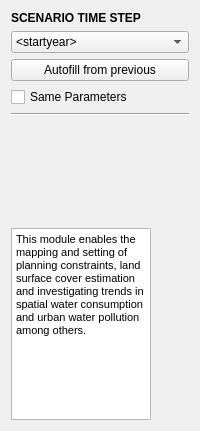
       <widget class="QWidget" name="sidebar_widget" native="true">
        <property name="sizePolicy">
         <sizepolicy hsizetype="Fixed" vsizetype="Preferred">
          <horstretch>0</horstretch>
          <verstretch>0</verstretch>
         </sizepolicy>
        </property>
        <property name="minimumSize">
         <size>
          <width>0</width>
          <height>0</height>
         </size>
        </property>
        <property name="maximumSize">
         <size>
          <width>16777215</width>
          <height>16777215</height>
         </size>
        </property>
        <layout class="QVBoxLayout" name="verticalLayout_2">
         <item>
          <widget class="QLabel" name="sidebar_title">
           <property name="text">
            <string>&lt;html&gt;&lt;head/&gt;&lt;body&gt;&lt;p&gt;&lt;span style=&quot; font-weight:600;&quot;&gt;SCENARIO TIME STEP&lt;/span&gt;&lt;/p&gt;&lt;/body&gt;&lt;/html&gt;</string>
           </property>
          </widget>
         </item>
         <item>
          <widget class="QComboBox" name="year_combo">
           <property name="minimumSize">
            <size>
             <width>100</width>
             <height>0</height>
            </size>
           </property>
           <item>
            <property name="text">
             <string>&lt;startyear&gt;</string>
            </property>
           </item>
          </widget>
         </item>
         <item>
          <widget class="QPushButton" name="autofillButton">
           <property name="text">
            <string>Autofill from previous</string>
           </property>
          </widget>
         </item>
         <item>
          <widget class="QCheckBox" name="same_params">
           <property name="text">
            <string>Same Parameters</string>
           </property>
          </widget>
         </item>
         <item>
          <widget class="Line" name="sidebar_line">
           <property name="orientation">
            <enum>Qt::Horizontal</enum>
           </property>
          </widget>
         </item>
         <item>
          <widget class="QLabel" name="module_img">
           <property name="sizePolicy">
            <sizepolicy hsizetype="Preferred" vsizetype="Fixed">
             <horstretch>0</horstretch>
             <verstretch>0</verstretch>
            </sizepolicy>
           </property>
           <property name="minimumSize">
            <size>
             <width>140</width>
             <height>100</height>
            </size>
           </property>
           <property name="maximumSize">
            <size>
             <width>140</width>
             <height>100</height>
            </size>
           </property>
           <property name="text">
            <string/>
           </property>
           <property name="pixmap">
            <pixmap resource="../graphics/ubeats.qrc">:/images/images/md_spatialmapping_general.jpg</pixmap>
           </property>
          </widget>
         </item>
         <item>
          <widget class="QTextBrowser" name="description">
           <property name="minimumSize">
            <size>
             <width>140</width>
             <height>0</height>
            </size>
           </property>
           <property name="maximumSize">
            <size>
             <width>140</width>
             <height>16777215</height>
            </size>
           </property>
           <property name="html">
            <string>&lt;!DOCTYPE HTML PUBLIC &quot;-//W3C//DTD HTML 4.0//EN&quot; &quot;http://www.w3.org/TR/REC-html40/strict.dtd&quot;&gt;
&lt;html&gt;&lt;head&gt;&lt;meta name=&quot;qrichtext&quot; content=&quot;1&quot; /&gt;&lt;style type=&quot;text/css&quot;&gt;
p, li { white-space: pre-wrap; }
&lt;/style&gt;&lt;/head&gt;&lt;body style=&quot; font-family:'MS Shell Dlg 2'; font-size:8.25pt; font-weight:400; font-style:normal;&quot;&gt;
&lt;p style=&quot; margin-top:0px; margin-bottom:0px; margin-left:0px; margin-right:0px; -qt-block-indent:0; text-indent:0px;&quot;&gt;&lt;span style=&quot; font-size:8pt;&quot;&gt;This module enables the mapping and setting of planning constraints, land surface cover estimation and investigating trends in spatial water consumption and urban water pollution among others.&lt;/span&gt;&lt;/p&gt;&lt;/body&gt;&lt;/html&gt;</string>
           </property>
          </widget>
         </item>
        </layout>
       </widget>
